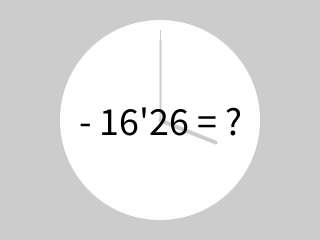
Frame 1 (no input)
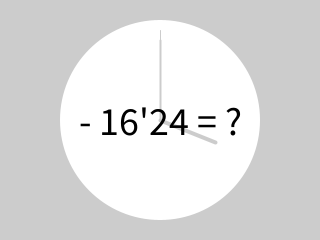
Frame 60 (the mouse pressed at the canvas centre just before this capture)
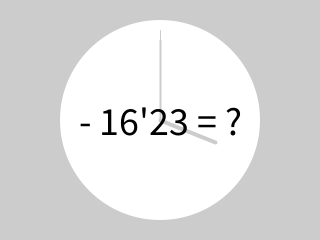
Frame 120 (the mouse held since frame 60 and released just before this capture)

The Processing sketch that drew these frames (run headless with seeded random() and noise(); from frame 60 on, the mouse is pressed at the canvas centre):

// Processing sketch: processing_17480
// ── processing_17480.pde

AnalogClock analogClock;
DigitalClock digitalClock;
 
void setup() {
  size(320, 240);
  smooth();
  analogClock = new AnalogClock(width/2, height/2);
  digitalClock = new DigitalClock(40, width/2, height/2+15);
}
 
void draw() {
  background(204);
  analogClock.getTime();
  analogClock.displayAna();
  digitalClock.getTime();
  digitalClock.displayDig();
}
 
class AnalogClock extends Clock {
  float x, y;
   
  AnalogClock(float _x, float _y) {
    x = _x;
    y = _y;
  }
   
  void getTime() {
    super.getTime();
  }
   
  void displayAna() {
    //盤
    noStroke();
    fill(255);
    ellipse (x, y, 200, 200);
    //針の色
    stroke(204);
    //時
    pushMatrix();
    translate(width/2, height/2);
    rotate((h + 1 + m/60.0) % 12 * TWO_PI/12);
    strokeWeight(4);
    line(0, 0, 0, -60);
    popMatrix();
    //分・秒
    pushMatrix();
    translate(width/2, height/2);
    strokeWeight(2);
    line(0, 0, 0, -80);
    strokeWeight(1);
    line(0, 0, 0, -90);
    popMatrix();
  }
}

class DigitalClock extends Clock {
  int fontSize;
  float x, y;
   
  DigitalClock(int _fontSize, float _x, float _y) {
    fontSize = _fontSize;
    x = _x;
    y = _y;
  }
   
  void getTime() {
    super.getTime();
  }
   
  void displayDig() {
    textSize(fontSize);
    textAlign(CENTER);
    fill(0);
    text ("- " + nf((60 - m), 2) + "'" + nf((60 - s), 2) + " = ?", x, y);
  }
}
 
class Clock {
  int h, m, s;
  Clock() {
  }
   
  void getTime() {
    h = hour();
    m = minute();
    s = second();
  }
}
